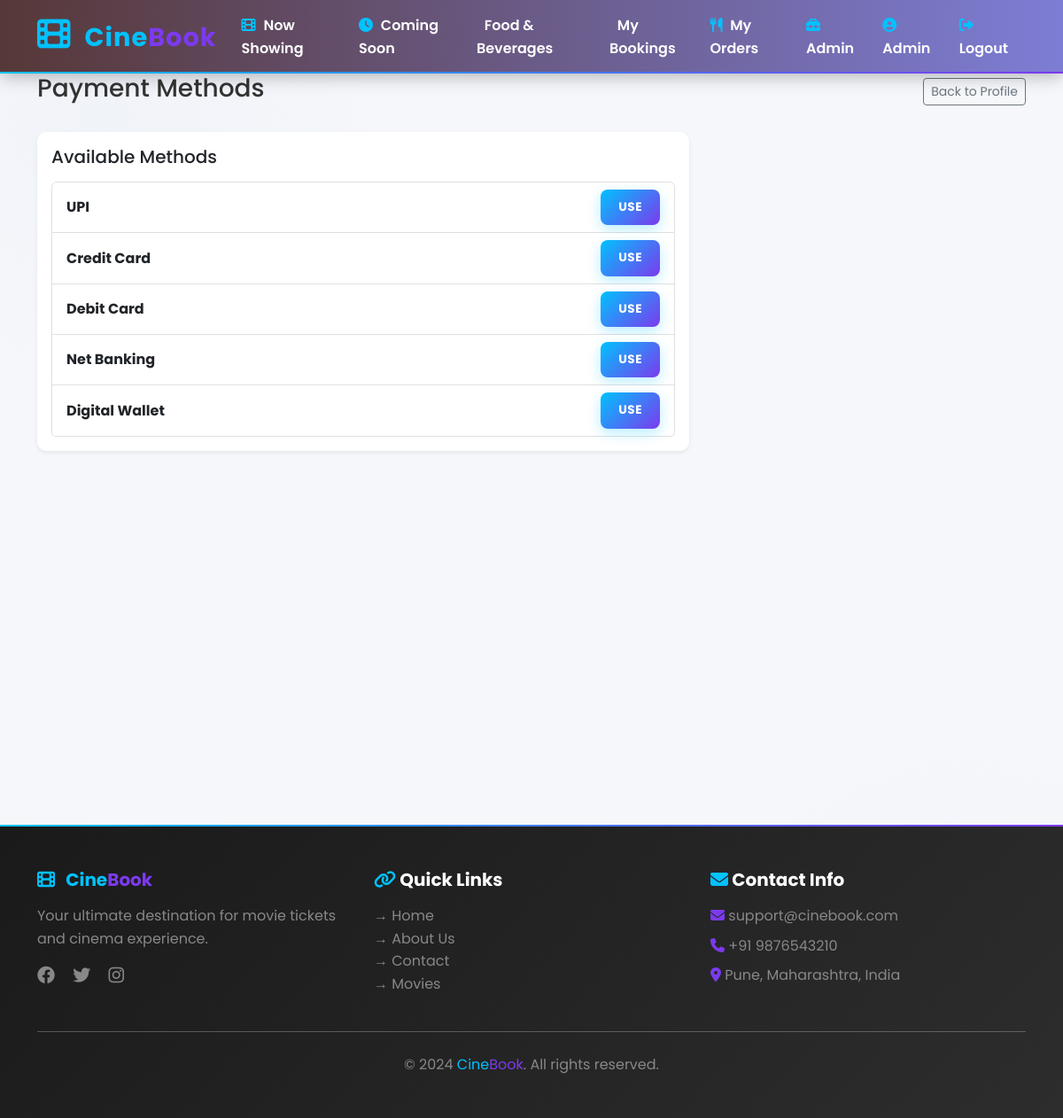
/payments/methods/ (signed in), run on the app's committed database.
### payments/models.py (models this page shows, shortened)
class PaymentMethod(models.Model):
    METHOD_CHOICES = [
        ('credit_card', 'Credit Card'),
        ('debit_card', 'Debit Card'),
        ('upi', 'UPI'),
        ('net_banking', 'Net Banking'),
        ('wallet', 'Digital Wallet'),
    ]
    name = models.CharField(max_length=50, choices=METHOD_CHOICES, unique=True)
    is_active = models.BooleanField(default=True)
    charges = models.DecimalField(max_digits=5, decimal_places=2, default=0)  # Processing charges
    class Meta:
        verbose_name = "Payment Method"
        verbose_name_plural = "Payment Methods"

### payments/views.py (the view)
# urls.py: path('methods/', views.payment_methods, name='payment_methods'),
@login_required(login_url='users:login')
def payment_methods(request):
    methods = PaymentMethod.objects.filter(is_active=True)
    context = {
        'methods': methods,
        'page_title': 'Payment Methods',
    }
    return render(request, 'payments/payment_methods.html', context)

### templates/payments/payment_methods.html (shortened to what this page needs)
{% extends 'base.html' %}
{% load static %}
{% block body_attrs %}data-page="payment-methods"{% endblock %}
{% block extra_css %}
<link rel="stylesheet" href="{% static 'css/user_dashboard.css' %}">
{% endblock %}
{% block content %}
<div class="container my-5">
  <div class="row">
    <div class="col-12">
      <div class="d-flex justify-content-between align-items-center mb-4">
        <h3>Payment Methods</h3>
        <a href="{% url 'users:edit_profile' %}" class="btn btn-sm btn-outline-secondary">Back to Profile</a>
      </div>
    </div>
    <div class="col-md-8">
      <div class="card shadow-sm p-3">
        <h5 class="mb-3">Available Methods</h5>
        {% if methods %}
          <div class="list-group">
            {% for m in methods %}
              <div class="list-group-item d-flex justify-content-between align-items-center">
                <div>
                  <strong>{{ m.get_name_display }}</strong>
                </div>
                <div>
                  {% if request.user and request.user.is_authenticated %}
                    {% if request.GET.booking or pending_booking %}
                      {% if request.GET.booking %}
                        <a href="{% url 'payments:use_payment_method' m.pk %}?booking={{ request.GET.booking }}" class="btn btn-sm btn-primary">Use</a>
                      {% else %}
                        <a href="{% url 'payments:use_payment_method' m.pk %}?booking={{ pending_booking.pk }}" class="btn btn-sm btn-primary">Use</a>
                      {% endif %}
                    {% else %}
                      <a href="{% url 'payments:use_payment_method' m.pk %}" class="btn btn-sm btn-primary">Use</a>
                    {% endif %}
                  {% else %}
                    <a class="btn btn-sm btn-outline-secondary disabled">Login to use</a>
                  {% endif %}
                </div>
              </div>
            {% endfor %}
          </div>
        {% else %}
          <p class="text-muted">No payment methods are configured. Admin can add methods from dashboard.</p>
        {% endif %}
      </div>
    </div>
  </div>
</div>
{% endblock %}

### templates/base.html (shortened to what this page needs)
{% load static %}
<!DOCTYPE html>
<html lang="en">
<head>
    <link href="https://cdn.jsdelivr.net/npm/bootstrap@5.3.0/dist/css/bootstrap.min.css" rel="stylesheet">
    <link href="https://cdnjs.cloudflare.com/ajax/libs/font-awesome/6.4.0/css/all.min.css" rel="stylesheet">
    <link rel="stylesheet" href="{% static 'css/style.css' %}">
    {% block extra_css %}{% endblock %}
</head>
<body id="page-body" {% block body_attrs %}{% endblock %}>
    <nav class="navbar navbar-expand-lg navbar-dark sticky-top" style="background: linear-gradient(90deg, #1a1a1a 0%, #2d2d2d 100%); box-shadow: 0 2px 20px rgba(0,0,0,0.3);">
        <div class="container">
                <a class="navbar-brand fw-bold" href="{% url 'home' %}">
                <i class="fas fa-film" style="color: #00C2FF;"></i> <span style="color: #00C2FF;">Cine</span><span style="color: #7C3AED;">Book</span>
            </a>
            <div class="collapse navbar-collapse" id="navbarNav">
                <ul class="navbar-nav ms-auto">
                    <li class="nav-item">
                        <a class="nav-link" href="{% url 'movies:movie_list' %}"><i class="fas fa-film"></i> Now Showing</a>
                    </li>
                    <li class="nav-item">
                        <a class="nav-link" href="{% url 'movies:coming_soon' %}"><i class="fas fa-clock"></i> Coming Soon</a>
                    </li>
                    <li class="nav-item">
                        <a class="nav-link" href="{% url 'food:menu' %}"> Food & Beverages</a>
                    </li>
                    {% if user.is_authenticated %}
                        <li class="nav-item">
                            <a class="nav-link" href="{% url 'bookings:booking_list' %}"> My Bookings</a>
                        </li>
                        <li class="nav-item">
                            <a class="nav-link" href="{% url 'food:order_list' %}">
                                <i class="fas fa-utensils"></i> My Orders
                            </a>
                        </li>
                        {% if user.is_superuser %}
                            <li class="nav-item">
                                <a class="nav-link" href="{% url 'admin:index' %}"><i class="fas fa-toolbox"></i> Admin</a>
                            </li>
                        {% endif %}
                        <li class="nav-item">
                            <a class="nav-link" href="{% url 'users:profile' %}"><i class="fas fa-user-circle"></i> {{ user.first_name }}</a>
                        </li>
                        <li class="nav-item">
                            <a class="nav-link" href="{% url 'users:logout' %}"><i class="fas fa-sign-out-alt"></i> Logout</a>
                        </li>
                    {% endif %}
                </ul>
            </div>
        </div>
    </nav>
    <main class="min-vh-100">
        {% block content %}{% endblock %}
    </main>
    <footer style="background: linear-gradient(135deg, #1a1a1a 0%, #2d2d2d 100%); border-top: 2px solid #00C2FF;" class="text-white mt-5">
        <div class="container py-5">
            <div class="row g-4">
                <div class="col-md-4">
                    <h5 class="fw-bold mb-3">
                        <i class="fas fa-film" style="color: #00C2FF; margin-right: 8px;"></i>
                        <span style="color: #00C2FF;">Cine</span><span style="color: #7C3AED;">Book</span>
                    </h5>
                    <p class="text-white-50">Your ultimate destination for movie tickets and cinema experience.</p>
                    <div>
                        <a href="#" class="text-white-50 me-3" style="transition: color 0.3s;"><i class="fab fa-facebook fa-lg"></i></a>
                        <a href="#" class="text-white-50 me-3" style="transition: color 0.3s;"><i class="fab fa-twitter fa-lg"></i></a>
                        <a href="#" class="text-white-50" style="transition: color 0.3s;"><i class="fab fa-instagram fa-lg"></i></a>
                    </div>
                </div>
                <div class="col-md-4">
                    <h5 class="fw-bold mb-3"><i class="fas fa-link" style="color: #00C2FF;"></i> Quick Links</h5>
                    <ul class="list-unstyled">
                        <li><a href="{% url 'home' %}" class="text-white-50" style="text-decoration: none; transition: color 0.3s;">→ Home</a></li>
                        <li><a href="{% url 'about' %}" class="text-white-50" style="text-decoration: none; transition: color 0.3s;">→ About Us</a></li>
                        <li><a href="{% url 'contact' %}" class="text-white-50" style="text-decoration: none; transition: color 0.3s;">→ Contact</a></li>
                        <li><a href="{% url 'movies:movie_list' %}" class="text-white-50" style="text-decoration: none; transition: color 0.3s;">→ Movies</a></li>
                    </ul>
                </div>
                <div class="col-md-4">
                    <h5 class="fw-bold mb-3"><i class="fas fa-envelope" style="color: #00C2FF;"></i> Contact Info</h5>
                    <p class="text-white-50 mb-2">
                        <i class="fas fa-envelope" style="color: #7C3AED;"></i> support@cinebook.com
                    </p>
                    <p class="text-white-50 mb-2">
                        <i class="fas fa-phone" style="color: #7C3AED;"></i> +91 9876543210
                    </p>
                    <p class="text-white-50">
                        <i class="fas fa-map-marker-alt" style="color: #7C3AED;"></i> Pune, Maharashtra, India
                    </p>
                </div>
            </div>
            <hr class="bg-white-50 my-4">
            <div class="text-center">
                <p class="mb-0 text-white-50">&copy; 2024 <span style="color: #00C2FF;">Cine</span><span style="color: #7C3AED;">Book</span>. All rights reserved.</p>
            </div>
        </div>
    </footer>
</body>
</html>

### static/css/style.css (style rules this page uses)
:root { --primary-color: #0f0f0f; --secondary-color: #FF7A59; --accent-color: #00C2FF; --purple-accent: #7C3AED; --text-color: #333; --text-light: #666; --light-bg: #f8f9fa; --dark-bg: #1a1a2e; }
body { transition: background-color 0.35s ease, color 0.35s ease; }
.navbar.sticky-top { position: sticky !important; top: 0; z-index: 1030; box-shadow: 0 2px 20px rgba(0,0,0,0.3); }
main { padding-top: 0; }
main > *:first-child { margin-top: 0 !important; }
* { margin: 0; padding: 0; box-sizing: border-box; }
html { scroll-behavior: smooth; }
body { font-family: 'Poppins', 'Segoe UI', Tahoma, Geneva, Verdana, sans-serif; color: var(--text-color); background-color: #f5f7fa; background-image: radial-gradient(circle at 10% 10%, rgba(102,126,234,0.03), transparent 20%), radial-gradient(circle at 90% 90%, rgba(118,75,162,0.02), transparent 20%); line-height: 1.6; }
main { min-height: 100vh; }
.navbar { background: linear-gradient(90deg, #573838 0%, #7d7dd5 100%) !important; box-shadow: 0 4px 20px rgba(0,0,0,0.3); backdrop-filter: blur(10px); position: relative; }
.navbar::after { content: ''; position: absolute; bottom: 0; left: 0; right: 0; height: 2px; background: linear-gradient(90deg, var(--accent-color), var(--purple-accent)); }
.navbar-brand { font-weight: 800; font-size: 1.8rem; color: #fff !important; letter-spacing: 1px; transition: all 0.3s ease; }
.navbar-brand i { margin-right: 8px; color: var(--accent-color); font-size: 1.3em; }
.nav-link { margin: 0 12px; padding: 8px 0 !important; transition: all 0.3s ease; color: #ffffff !important; font-weight: 600; position: relative; font-size: 1rem; }
.nav-link i { margin-right: 5px; color: var(--accent-color); }
.nav-link::before { content: ''; position: absolute; bottom: -2px; left: 0; width: 0; height: 2px; background: linear-gradient(90deg, var(--accent-color), var(--purple-accent)); transition: width 0.3s ease; }
.card { border: none; border-radius: 15px; box-shadow: 0 5px 20px rgba(0,0,0,0.08); transition: all 0.4s cubic-bezier(0.23, 1, 0.320, 1); overflow: hidden; background: #fff; position: relative; }
.card::before { content: ''; position: absolute; top: 0; left: 0; right: 0; height: 3px; background: linear-gradient(90deg, var(--accent-color), var(--secondary-color)); transform: scaleX(0); transform-origin: left; transition: transform 0.3s ease; }
.btn-primary { background: linear-gradient(135deg, var(--accent-color), var(--purple-accent)); border: none; color: #fff; font-weight: 700; transition: all 0.3s ease; border-radius: 8px; padding: 10px 20px; box-shadow: 0 5px 15px rgba(0,194,255,0.28); text-transform: uppercase; letter-spacing: 0.5px; font-size: 0.85rem; }
footer { background: linear-gradient(135deg, #0f0f0f 0%, #1a1a2e 100%); border-top: 2px solid; border-image: linear-gradient(90deg, var(--accent-color), var(--purple-accent)) 1; margin-top: auto; }
footer h5 { color: #fff; font-weight: 800; }
footer a { text-decoration: none; transition: all 0.3s ease; color: #9e9e9e; }
footer .text-white-50 { color: #888 !important; }
a, button, input, select, textarea { transition: all 0.3s ease; }
a { text-decoration: none; position: relative; }
.btn { position: relative; overflow: hidden; }
.btn::after { content: ''; position: absolute; top: 50%; left: 50%; width: 0; height: 0; border-radius: 50%; background: rgba(255, 255, 255, 0.5); transform: translate(-50%, -50%); transition: width 0.6s, height 0.6s; pointer-events: none; }
.card { position: relative; }
.list-group-item { transition: all 0.3s ease; border-color: #e0e0e0; }

### static/css/user_dashboard.css (style rules this page uses)
.card.shadow-sm { border-radius:10px }

### data on the page
PaymentMethod: name "UPI"
PaymentMethod: name "Credit Card"
PaymentMethod: name "Debit Card"
PaymentMethod: name "Net Banking"
PaymentMethod: name "Digital Wallet"

### other printed values
{{ user.first_name }} "Admin"
